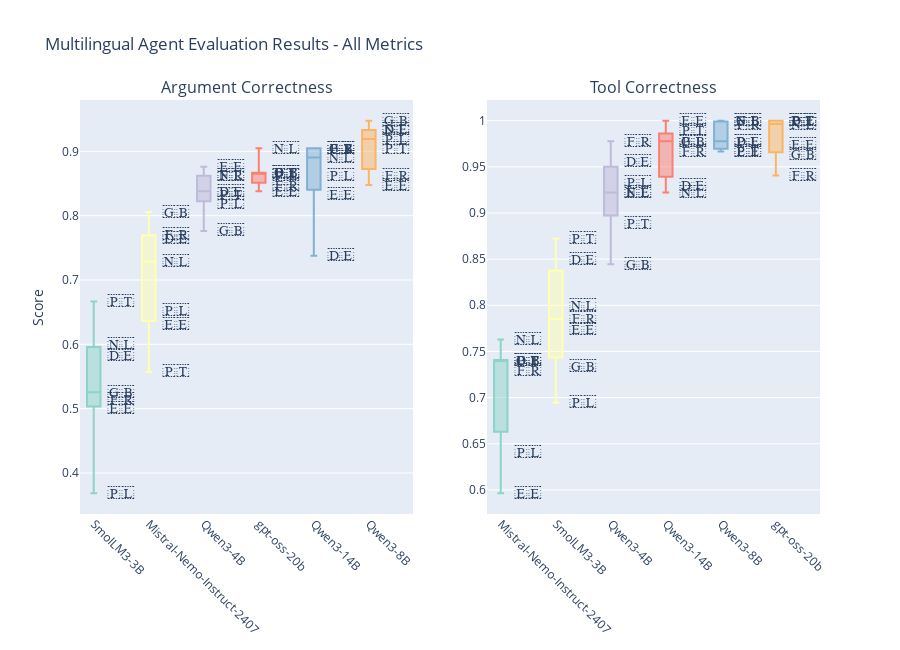

The cell this chart's notebook holds for it:
### Code cell
# Get unique metrics
metrics = sorted(df['metric'].unique())
n_metrics = len(metrics)

# Create combined subplot with all metrics
fig = make_subplots(
    rows=1, cols=n_metrics,
    subplot_titles=metrics,
    horizontal_spacing=0.1
)

colors = px.colors.qualitative.Set3

for i, metric in enumerate(metrics):
    # Filter data for this metric
    metric_data = df[df['metric'] == metric]
    
    # Sort models by median performance
    model_medians = metric_data.groupby('model_clean')['score'].median().sort_values()
    model_order = model_medians.index.tolist()
    model_positions = {model: idx for idx, model in enumerate(model_order)}
    
    # Create box plot for each model
    for j, model in enumerate(model_order):
        model_data = metric_data[metric_data['model_clean'] == model]
        model_scores = model_data['score']
        model_languages = model_data['language']
        country_codes = model_data["country_code"]
        
        # Create custom hover text with language information
        hover_text = [f"Model: {model}<br>Language: {lang}<br>Score: {score}" 
                      for lang, score in zip(model_languages, model_scores)]
    

        fig.add_trace(
            go.Box(
                y=model_scores,
                name=model,
                boxpoints=False,  # no dots
                marker=dict(color=colors[j % len(colors)]),
                showlegend=False,
            ),
            row=1, col=i+1
        )


        x_flags = [model_positions[model] + 0.9] * len(model_scores) 
        fig.add_trace(
            go.Scatter(
                x=x_flags,
                y=model_scores,
                mode="text",
                text=[country_to_flag(c) for c in country_codes],
                textfont=dict(size=18),
                hovertext=hover_text,
                hovertemplate="%{hovertext}<extra></extra>",
                showlegend=False,
                name="",  
            ),
            row=1, col=i+1
        )

    
    # Update x-axis for this subplot
    fig.update_xaxes(
        tickangle=45,
        row=1, col=i+1
    )
    
    # Update y-axis for this subplot
    fig.update_yaxes(
        title_text="Score" if i == 0 else "",
        row=1, col=i+1
    )

    # hack to remove flag scores from x-label
    # turn model_positions into: {'Mistral-Nemo-Instruct-2407': 0, '': 1, 'SmolLM3-3B': 2, '': 3, 'Qwen3-4B': 4,...
    new_x_positions = {}
    pos = 0
    for model in model_positions.keys():
        new_x_positions[model] = pos
        pos += 1
        new_x_positions[""] = pos  # add empty label
        pos += 1

    fig.update_xaxes(
        tickmode='array',
        tickvals=list(new_x_positions.values()),
        ticktext=list(new_x_positions.keys()),  # keep model names
        tickangle=45,
        row=1, col=i+1
    )


fig.update_layout(
    title="Multilingual Agent Evaluation Results - All Metrics",
    height=650,
    showlegend=False
)


fig.show()

### Figure 1 — Plotly figure (JSON) as saved in the notebook; plotly's stock layout.template omitted (floating-point values rounded to 4 significant figures)
{"data": [{"boxpoints": false, "marker": {"color": "rgb(141,211,199)"}, "name": "SmolLM3-3B", "showlegend": false, "type": "box", "xaxis": "x", "y": [0.6, 0.5833, 0.5139, 0.5256, 0.5, 0.6667, 0.3684], "yaxis": "y"}, {"hovertemplate": "%{hovertext}<extra></extra>", "hovertext": ["Model: SmolLM3-3B<br>Language: nld<br>Score: 0.6", "Model: SmolLM3-3B<br>Language: deu<br>Score: 0.5833", "Model: SmolLM3-3B<br>Language: fra<br>Score: 0.5139", "Model: SmolLM3-3B<br>Language: eng<br>Score: 0.5256", "Model: SmolLM3-3B<br>Language: est<br>Score: 0.5", "Model: SmolLM3-3B<br>Language: por<br>Score: 0.6667", "Model: SmolLM3-3B<br>Language: pol<br>Score: 0.3684"], "mode": "text", "name": "", "showlegend": false, "text": ["🇳🇱", "🇩🇪", "🇫🇷", "🇬🇧", "🇪🇪", "🇵🇹", "🇵🇱"], "textfont": {"size": 18}, "type": "scatter", "x": [0.9, 0.9, 0.9, 0.9, 0.9, 0.9, 0.9], "xaxis": "x", "y": [0.6, 0.5833, 0.5139, 0.5256, 0.5, 0.6667, 0.3684], "yaxis": "y"}, {"boxpoints": false, "marker": {"color": "rgb(255,255,179)"}, "name": "Mistral-Nemo-Instruct-2407", "showlegend": false, "type": "box", "xaxis": "x", "y": [0.7286, 0.8056, 0.7714, 0.7639, 0.6528, 0.5571, 0.6306], "yaxis": "y"}, {"hovertemplate": "%{hovertext}<extra></extra>", "hovertext": ["Model: Mistral-Nemo-Instruct-2407<br>Language: nld<br>Score: 0.7286", "Model: Mistral-Nemo-Instruct-2407<br>Language: eng<br>Score: 0.8056", "Model: Mistral-Nemo-Instruct-2407<br>Language: fra<br>Score: 0.7714", "Model: Mistral-Nemo-Instruct-2407<br>Language: deu<br>Score: 0.7639", "Model: Mistral-Nemo-Instruct-2407<br>Language: pol<br>Score: 0.6528", "Model: Mistral-Nemo-Instruct-2407<br>Language: por<br>Score: 0.5571", "Model: Mistral-Nemo-Instruct-2407<br>Language: est<br>Score: 0.6306"], "mode": "text", "name": "", "showlegend": false, "text": ["🇳🇱", "🇬🇧", "🇫🇷", "🇩🇪", "🇵🇱", "🇵🇹", "🇪🇪"], "textfont": {"size": 18}, "type": "scatter", "x": [1.9, 1.9, 1.9, 1.9, 1.9, 1.9, 1.9], "xaxis": "x", "y": [0.7286, 0.8056, 0.7714, 0.7639, 0.6528, 0.5571, 0.6306], "yaxis": "y"}, {"boxpoints": false, "marker": {"color": "rgb(190,186,218)"}, "name": "Qwen3-4B", "showlegend": false, "type": "box", "xaxis": "x", "y": [0.8333, 0.8762, 0.819, 0.7762, 0.8381, 0.8619, 0.8619], "yaxis": "y"}, {"hovertemplate": "%{hovertext}<extra></extra>", "hovertext": ["Model: Qwen3-4B<br>Language: por<br>Score: 0.8333", "Model: Qwen3-4B<br>Language: est<br>Score: 0.8762", "Model: Qwen3-4B<br>Language: pol<br>Score: 0.819", "Model: Qwen3-4B<br>Language: eng<br>Score: 0.7762", "Model: Qwen3-4B<br>Language: deu<br>Score: 0.8381", "Model: Qwen3-4B<br>Language: fra<br>Score: 0.8619", "Model: Qwen3-4B<br>Language: nld<br>Score: 0.8619"], "mode": "text", "name": "", "showlegend": false, "text": ["🇵🇹", "🇪🇪", "🇵🇱", "🇬🇧", "🇩🇪", "🇫🇷", "🇳🇱"], "textfont": {"size": 18}, "type": "scatter", "x": [2.9, 2.9, 2.9, 2.9, 2.9, 2.9, 2.9], "xaxis": "x", "y": [0.8333, 0.8762, 0.819, 0.7762, 0.8381, 0.8619, 0.8619], "yaxis": "y"}, {"boxpoints": false, "marker": {"color": "rgb(251,128,114)"}, "name": "gpt-oss-20b", "showlegend": false, "type": "box", "xaxis": "x", "y": [0.8619, 0.8667, 0.838, 0.9048, 0.8667, 0.8476, 0.8667], "yaxis": "y"}, {"hovertemplate": "%{hovertext}<extra></extra>", "hovertext": ["Model: gpt-oss-20b<br>Language: pol<br>Score: 0.8619", "Model: gpt-oss-20b<br>Language: por<br>Score: 0.8667", "Model: gpt-oss-20b<br>Language: est<br>Score: 0.838", "Model: gpt-oss-20b<br>Language: nld<br>Score: 0.9048", "Model: gpt-oss-20b<br>Language: eng<br>Score: 0.8667", "Model: gpt-oss-20b<br>Language: fra<br>Score: 0.8476", "Model: gpt-oss-20b<br>Language: deu<br>Score: 0.8667"], "mode": "text", "name": "", "showlegend": false, "text": ["🇵🇱", "🇵🇹", "🇪🇪", "🇳🇱", "🇬🇧", "🇫🇷", "🇩🇪"], "textfont": {"size": 18}, "type": "scatter", "x": [3.9, 3.9, 3.9, 3.9, 3.9, 3.9, 3.9], "xaxis": "x", "y": [0.8619, 0.8667, 0.838, 0.9048, 0.8667, 0.8476, 0.8667], "yaxis": "y"}, {"boxpoints": false, "marker": {"color": "rgb(128,177,211)"}, "name": "Qwen3-14B", "showlegend": false, "type": "box", "xaxis": "x", "y": [0.8905, 0.7375, 0.9048, 0.9048, 0.8619, 0.8333, 0.9048], "yaxis": "y"}, {"hovertemplate": "%{hovertext}<extra></extra>", "hovertext": ["Model: Qwen3-14B<br>Language: nld<br>Score: 0.8905", "Model: Qwen3-14B<br>Language: deu<br>Score: 0.7375", "Model: Qwen3-14B<br>Language: fra<br>Score: 0.9048", "Model: Qwen3-14B<br>Language: eng<br>Score: 0.9048", "Model: Qwen3-14B<br>Language: pol<br>Score: 0.8619", "Model: Qwen3-14B<br>Language: est<br>Score: 0.8333", "Model: Qwen3-14B<br>Language: por<br>Score: 0.9048"], "mode": "text", "name": "", "showlegend": false, "text": ["🇳🇱", "🇩🇪", "🇫🇷", "🇬🇧", "🇵🇱", "🇪🇪", "🇵🇹"], "textfont": {"size": 18}, "type": "scatter", "x": [4.9, 4.9, 4.9, 4.9, 4.9, 4.9, 4.9], "xaxis": "x", "y": [0.8905, 0.7375, 0.9048, 0.9048, 0.8619, 0.8333, 0.9048], "yaxis": "y"}, {"boxpoints": false, "marker": {"color": "rgb(253,180,98)"}, "name": "Qwen3-8B", "showlegend": false, "type": "box", "xaxis": "x", "y": [0.9048, 0.8476, 0.919, 0.9333, 0.9333, 0.8619, 0.9476], "yaxis": "y"}, {"hovertemplate": "%{hovertext}<extra></extra>", "hovertext": ["Model: Qwen3-8B<br>Language: por<br>Score: 0.9048", "Model: Qwen3-8B<br>Language: est<br>Score: 0.8476", "Model: Qwen3-8B<br>Language: pol<br>Score: 0.919", "Model: Qwen3-8B<br>Language: nld<br>Score: 0.9333", "Model: Qwen3-8B<br>Language: deu<br>Score: 0.9333", "Model: Qwen3-8B<br>Language: fra<br>Score: 0.8619", "Model: Qwen3-8B<br>Language: eng<br>Score: 0.9476"], "mode": "text", "name": "", "showlegend": false, "text": ["🇵🇹", "🇪🇪", "🇵🇱", "🇳🇱", "🇩🇪", "🇫🇷", "🇬🇧"], "textfont": {"size": 18}, "type": "scatter", "x": [5.9, 5.9, 5.9, 5.9, 5.9, 5.9, 5.9], "xaxis": "x", "y": [0.9048, 0.8476, 0.919, 0.9333, 0.9333, 0.8619, 0.9476], "yaxis": "y"}, {"boxpoints": false, "marker": {"color": "rgb(141,211,199)"}, "name": "Mistral-Nemo-Instruct-2407", "showlegend": false, "type": "box", "xaxis": "x2", "y": [0.763, 0.7407, 0.7296, 0.7407, 0.6407, 0.7407, 0.5963], "yaxis": "y2"}, {"hovertemplate": "%{hovertext}<extra></extra>", "hovertext": ["Model: Mistral-Nemo-Instruct-2407<br>Language: nld<br>Score: 0.763", "Model: Mistral-Nemo-Instruct-2407<br>Language: eng<br>Score: 0.7407", "Model: Mistral-Nemo-Instruct-2407<br>Language: fra<br>Score: 0.7296", "Model: Mistral-Nemo-Instruct-2407<br>Language: deu<br>Score: 0.7407", "Model: Mistral-Nemo-Instruct-2407<br>Language: pol<br>Score: 0.6407", "Model: Mistral-Nemo-Instruct-2407<br>Language: por<br>Score: 0.7407", "Model: Mistral-Nemo-Instruct-2407<br>Language: est<br>Score: 0.5963"], "mode": "text", "name": "", "showlegend": false, "text": ["🇳🇱", "🇬🇧", "🇫🇷", "🇩🇪", "🇵🇱", "🇵🇹", "🇪🇪"], "textfont": {"size": 18}, "type": "scatter", "x": [0.9, 0.9, 0.9, 0.9, 0.9, 0.9, 0.9], "xaxis": "x2", "y": [0.763, 0.7407, 0.7296, 0.7407, 0.6407, 0.7407, 0.5963], "yaxis": "y2"}, {"boxpoints": false, "marker": {"color": "rgb(255,255,179)"}, "name": "SmolLM3-3B", "showlegend": false, "type": "box", "xaxis": "x2", "y": [0.8, 0.85, 0.7852, 0.7333, 0.7741, 0.8722, 0.6944], "yaxis": "y2"}, {"hovertemplate": "%{hovertext}<extra></extra>", "hovertext": ["Model: SmolLM3-3B<br>Language: nld<br>Score: 0.8", "Model: SmolLM3-3B<br>Language: deu<br>Score: 0.85", "Model: SmolLM3-3B<br>Language: fra<br>Score: 0.7852", "Model: SmolLM3-3B<br>Language: eng<br>Score: 0.7333", "Model: SmolLM3-3B<br>Language: est<br>Score: 0.7741", "Model: SmolLM3-3B<br>Language: por<br>Score: 0.8722", "Model: SmolLM3-3B<br>Language: pol<br>Score: 0.6944"], "mode": "text", "name": "", "showlegend": false, "text": ["🇳🇱", "🇩🇪", "🇫🇷", "🇬🇧", "🇪🇪", "🇵🇹", "🇵🇱"], "textfont": {"size": 18}, "type": "scatter", "x": [1.9, 1.9, 1.9, 1.9, 1.9, 1.9, 1.9], "xaxis": "x2", "y": [0.8, 0.85, 0.7852, 0.7333, 0.7741, 0.8722, 0.6944], "yaxis": "y2"}, {"boxpoints": false, "marker": {"color": "rgb(190,186,218)"}, "name": "Qwen3-4B", "showlegend": false, "type": "box", "xaxis": "x2", "y": [0.8889, 0.9222, 0.9333, 0.8444, 0.9556, 0.9778, 0.9222], "yaxis": "y2"}, {"hovertemplate": "%{hovertext}<extra></extra>", "hovertext": ["Model: Qwen3-4B<br>Language: por<br>Score: 0.8889", "Model: Qwen3-4B<br>Language: est<br>Score: 0.9222", "Model: Qwen3-4B<br>Language: pol<br>Score: 0.9333", "Model: Qwen3-4B<br>Language: eng<br>Score: 0.8444", "Model: Qwen3-4B<br>Language: deu<br>Score: 0.9556", "Model: Qwen3-4B<br>Language: fra<br>Score: 0.9778", "Model: Qwen3-4B<br>Language: nld<br>Score: 0.9222"], "mode": "text", "name": "", "showlegend": false, "text": ["🇵🇹", "🇪🇪", "🇵🇱", "🇬🇧", "🇩🇪", "🇫🇷", "🇳🇱"], "textfont": {"size": 18}, "type": "scatter", "x": [2.9, 2.9, 2.9, 2.9, 2.9, 2.9, 2.9], "xaxis": "x2", "y": [0.8889, 0.9222, 0.9333, 0.8444, 0.9556, 0.9778, 0.9222], "yaxis": "y2"}, {"boxpoints": false, "marker": {"color": "rgb(251,128,114)"}, "name": "Qwen3-14B", "showlegend": false, "type": "box", "xaxis": "x2", "y": [0.9222, 0.93, 0.9667, 0.9778, 0.9778, 1.0, 0.9889], "yaxis": "y2"}, {"hovertemplate": "%{hovertext}<extra></extra>", "hovertext": ["Model: Qwen3-14B<br>Language: nld<br>Score: 0.9222", "Model: Qwen3-14B<br>Language: deu<br>Score: 0.93", "Model: Qwen3-14B<br>Language: fra<br>Score: 0.9667", "Model: Qwen3-14B<br>Language: eng<br>Score: 0.9778", "Model: Qwen3-14B<br>Language: pol<br>Score: 0.9778", "Model: Qwen3-14B<br>Language: est<br>Score: 1.0", "Model: Qwen3-14B<br>Language: por<br>Score: 0.9889"], "mode": "text", "name": "", "showlegend": false, "text": ["🇳🇱", "🇩🇪", "🇫🇷", "🇬🇧", "🇵🇱", "🇪🇪", "🇵🇹"], "textfont": {"size": 18}, "type": "scatter", "x": [3.9, 3.9, 3.9, 3.9, 3.9, 3.9, 3.9], "xaxis": "x2", "y": [0.9222, 0.93, 0.9667, 0.9778, 0.9778, 1.0, 0.9889], "yaxis": "y2"}, {"boxpoints": false, "marker": {"color": "rgb(128,177,211)"}, "name": "Qwen3-8B", "showlegend": false, "type": "box", "xaxis": "x2", "y": [0.9667, 0.9667, 0.9778, 1.0, 0.9778, 0.9963, 1.0], "yaxis": "y2"}, {"hovertemplate": "%{hovertext}<extra></extra>", "hovertext": ["Model: Qwen3-8B<br>Language: por<br>Score: 0.9667", "Model: Qwen3-8B<br>Language: est<br>Score: 0.9667", "Model: Qwen3-8B<br>Language: pol<br>Score: 0.9778", "Model: Qwen3-8B<br>Language: nld<br>Score: 1.0", "Model: Qwen3-8B<br>Language: deu<br>Score: 0.9778", "Model: Qwen3-8B<br>Language: fra<br>Score: 0.9963", "Model: Qwen3-8B<br>Language: eng<br>Score: 1.0"], "mode": "text", "name": "", "showlegend": false, "text": ["🇵🇹", "🇪🇪", "🇵🇱", "🇳🇱", "🇩🇪", "🇫🇷", "🇬🇧"], "textfont": {"size": 18}, "type": "scatter", "x": [4.9, 4.9, 4.9, 4.9, 4.9, 4.9, 4.9], "xaxis": "x2", "y": [0.9667, 0.9667, 0.9778, 1.0, 0.9778, 0.9963, 1.0], "yaxis": "y2"}, {"boxpoints": false, "marker": {"color": "rgb(253,180,98)"}, "name": "gpt-oss-20b", "showlegend": false, "type": "box", "xaxis": "x2", "y": [1.0, 1.0, 0.9741, 0.9963, 0.963, 0.9407, 1.0], "yaxis": "y2"}, {"hovertemplate": "%{hovertext}<extra></extra>", "hovertext": ["Model: gpt-oss-20b<br>Language: pol<br>Score: 1.0", "Model: gpt-oss-20b<br>Language: por<br>Score: 1.0", "Model: gpt-oss-20b<br>Language: est<br>Score: 0.9741", "Model: gpt-oss-20b<br>Language: nld<br>Score: 0.9963", "Model: gpt-oss-20b<br>Language: eng<br>Score: 0.963", "Model: gpt-oss-20b<br>Language: fra<br>Score: 0.9407", "Model: gpt-oss-20b<br>Language: deu<br>Score: 1.0"], "mode": "text", "name": "", "showlegend": false, "text": ["🇵🇱", "🇵🇹", "🇪🇪", "🇳🇱", "🇬🇧", "🇫🇷", "🇩🇪"], "textfont": {"size": 18}, "type": "scatter", "x": [5.9, 5.9, 5.9, 5.9, 5.9, 5.9, 5.9], "xaxis": "x2", "y": [1.0, 1.0, 0.9741, 0.9963, 0.963, 0.9407, 1.0], "yaxis": "y2"}], "layout": {"annotations": [{"font": {"size": 16}, "showarrow": false, "text": "Argument Correctness", "x": 0.225, "xanchor": "center", "xref": "paper", "y": 1, "yanchor": "bottom", "yref": "paper"}, {"font": {"size": 16}, "showarrow": false, "text": "Tool Correctness", "x": 0.775, "xanchor": "center", "xref": "paper", "y": 1, "yanchor": "bottom", "yref": "paper"}], "height": 650, "showlegend": false, "title": {"text": "Multilingual Agent Evaluation Results - All Metrics"}, "xaxis": {"anchor": "y", "domain": [0, 0.45], "tickangle": 45, "tickmode": "array", "ticktext": ["SmolLM3-3B", "", "Mistral-Nemo-Instruct-2407", "Qwen3-4B", "gpt-oss-20b", "Qwen3-14B", "Qwen3-8B"], "tickvals": [0, 11, 2, 4, 6, 8, 10]}, "xaxis2": {"anchor": "y2", "domain": [0.55, 1], "tickangle": 45, "tickmode": "array", "ticktext": ["Mistral-Nemo-Instruct-2407", "", "SmolLM3-3B", "Qwen3-4B", "Qwen3-14B", "Qwen3-8B", "gpt-oss-20b"], "tickvals": [0, 11, 2, 4, 6, 8, 10]}, "yaxis": {"anchor": "x", "domain": [0, 1], "title": {"text": "Score"}}, "yaxis2": {"anchor": "x2", "domain": [0, 1], "title": {"text": ""}}}}
